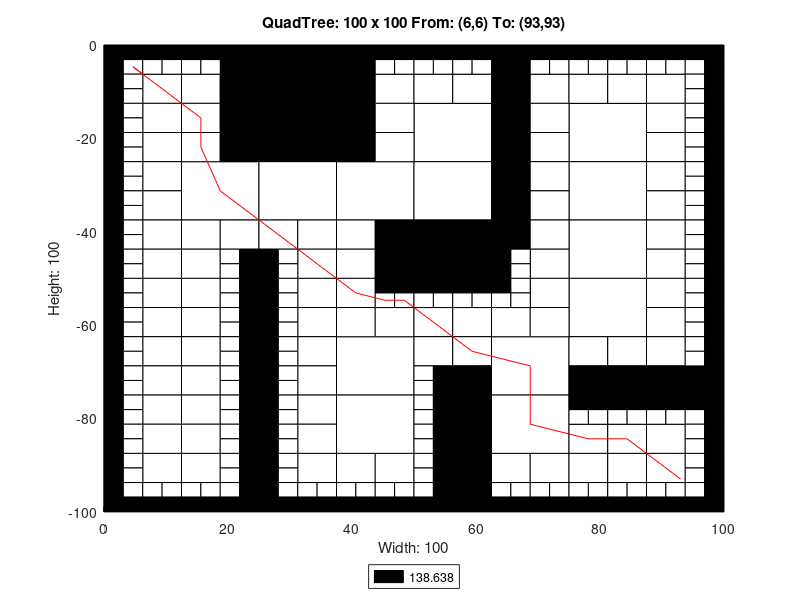

This figure's MATLAB source:
axis([0 100 -100 0]);
title('QuadTree: 100 x 100 From: (6,6) To: (93,93)');
xlabel('Width: 100');
ylabel('Height: 100');
rectangle('Position',[25 -12.5 12.5 12.5], 'FaceColor',[0 0 0]);
rectangle('Position',[25 -25 12.5 12.5], 'FaceColor',[0 0 0]);
rectangle('Position',[12.5 -37.5 12.5 12.5], 'FaceColor',[1 1 1]);
rectangle('Position',[25 -37.5 12.5 12.5], 'FaceColor',[1 1 1]);
rectangle('Position',[37.5 -37.5 12.5 12.5], 'FaceColor',[1 1 1]);
rectangle('Position',[50 -25 12.5 12.5], 'FaceColor',[1 1 1]);
rectangle('Position',[75 -25 12.5 12.5], 'FaceColor',[1 1 1]);
rectangle('Position',[50 -37.5 12.5 12.5], 'FaceColor',[1 1 1]);
rectangle('Position',[50 -50 12.5 12.5], 'FaceColor',[0 0 0]);
rectangle('Position',[75 -37.5 12.5 12.5], 'FaceColor',[1 1 1]);
rectangle('Position',[75 -50 12.5 12.5], 'FaceColor',[1 1 1]);
rectangle('Position',[37.5 -75 12.5 12.5], 'FaceColor',[1 1 1]);
rectangle('Position',[37.5 -87.5 12.5 12.5], 'FaceColor',[1 1 1]);
rectangle('Position',[62.5 -75 12.5 12.5], 'FaceColor',[1 1 1]);
rectangle('Position',[75 -62.5 12.5 12.5], 'FaceColor',[1 1 1]);
rectangle('Position',[62.5 -87.5 12.5 12.5], 'FaceColor',[1 1 1]);
rectangle('Position',[6.25 -12.5 6.25 6.25], 'FaceColor',[1 1 1]);
rectangle('Position',[18.75 -6.25 6.25 6.25], 'FaceColor',[0 0 0]);
rectangle('Position',[12.5 -12.5 6.25 6.25], 'FaceColor',[1 1 1]);
rectangle('Position',[18.75 -12.5 6.25 6.25], 'FaceColor',[0 0 0]);
rectangle('Position',[6.25 -18.75 6.25 6.25], 'FaceColor',[1 1 1]);
rectangle('Position',[6.25 -25 6.25 6.25], 'FaceColor',[1 1 1]);
rectangle('Position',[12.5 -18.75 6.25 6.25], 'FaceColor',[1 1 1]);
rectangle('Position',[18.75 -18.75 6.25 6.25], 'FaceColor',[0 0 0]);
rectangle('Position',[12.5 -25 6.25 6.25], 'FaceColor',[1 1 1]);
rectangle('Position',[18.75 -25 6.25 6.25], 'FaceColor',[0 0 0]);
rectangle('Position',[37.5 -6.25 6.25 6.25], 'FaceColor',[0 0 0]);
rectangle('Position',[37.5 -12.5 6.25 6.25], 'FaceColor',[0 0 0]);
rectangle('Position',[43.75 -12.5 6.25 6.25], 'FaceColor',[1 1 1]);
rectangle('Position',[37.5 -18.75 6.25 6.25], 'FaceColor',[0 0 0]);
rectangle('Position',[43.75 -18.75 6.25 6.25], 'FaceColor',[1 1 1]);
rectangle('Position',[37.5 -25 6.25 6.25], 'FaceColor',[0 0 0]);
rectangle('Position',[43.75 -25 6.25 6.25], 'FaceColor',[1 1 1]);
rectangle('Position',[6.25 -31.25 6.25 6.25], 'FaceColor',[1 1 1]);
rectangle('Position',[6.25 -37.5 6.25 6.25], 'FaceColor',[1 1 1]);
rectangle('Position',[6.25 -43.75 6.25 6.25], 'FaceColor',[1 1 1]);
rectangle('Position',[6.25 -50 6.25 6.25], 'FaceColor',[1 1 1]);
rectangle('Position',[12.5 -43.75 6.25 6.25], 'FaceColor',[1 1 1]);
rectangle('Position',[18.75 -43.75 6.25 6.25], 'FaceColor',[1 1 1]);
rectangle('Position',[12.5 -50 6.25 6.25], 'FaceColor',[1 1 1]);
rectangle('Position',[25 -43.75 6.25 6.25], 'FaceColor',[1 1 1]);
rectangle('Position',[31.25 -43.75 6.25 6.25], 'FaceColor',[1 1 1]);
rectangle('Position',[31.25 -50 6.25 6.25], 'FaceColor',[1 1 1]);
rectangle('Position',[37.5 -43.75 6.25 6.25], 'FaceColor',[1 1 1]);
rectangle('Position',[43.75 -43.75 6.25 6.25], 'FaceColor',[0 0 0]);
rectangle('Position',[37.5 -50 6.25 6.25], 'FaceColor',[1 1 1]);
rectangle('Position',[43.75 -50 6.25 6.25], 'FaceColor',[0 0 0]);
rectangle('Position',[50 -12.5 6.25 6.25], 'FaceColor',[1 1 1]);
rectangle('Position',[56.25 -12.5 6.25 6.25], 'FaceColor',[1 1 1]);
rectangle('Position',[62.5 -6.25 6.25 6.25], 'FaceColor',[0 0 0]);
rectangle('Position',[62.5 -12.5 6.25 6.25], 'FaceColor',[0 0 0]);
rectangle('Position',[68.75 -12.5 6.25 6.25], 'FaceColor',[1 1 1]);
rectangle('Position',[62.5 -18.75 6.25 6.25], 'FaceColor',[0 0 0]);
rectangle('Position',[68.75 -18.75 6.25 6.25], 'FaceColor',[1 1 1]);
rectangle('Position',[62.5 -25 6.25 6.25], 'FaceColor',[0 0 0]);
rectangle('Position',[68.75 -25 6.25 6.25], 'FaceColor',[1 1 1]);
rectangle('Position',[75 -12.5 6.25 6.25], 'FaceColor',[1 1 1]);
rectangle('Position',[81.25 -12.5 6.25 6.25], 'FaceColor',[1 1 1]);
rectangle('Position',[87.5 -12.5 6.25 6.25], 'FaceColor',[1 1 1]);
rectangle('Position',[87.5 -18.75 6.25 6.25], 'FaceColor',[1 1 1]);
rectangle('Position',[87.5 -25 6.25 6.25], 'FaceColor',[1 1 1]);
rectangle('Position',[62.5 -31.25 6.25 6.25], 'FaceColor',[0 0 0]);
rectangle('Position',[68.75 -31.25 6.25 6.25], 'FaceColor',[1 1 1]);
rectangle('Position',[62.5 -37.5 6.25 6.25], 'FaceColor',[0 0 0]);
rectangle('Position',[68.75 -37.5 6.25 6.25], 'FaceColor',[1 1 1]);
rectangle('Position',[62.5 -43.75 6.25 6.25], 'FaceColor',[0 0 0]);
rectangle('Position',[68.75 -43.75 6.25 6.25], 'FaceColor',[1 1 1]);
rectangle('Position',[68.75 -50 6.25 6.25], 'FaceColor',[1 1 1]);
rectangle('Position',[87.5 -31.25 6.25 6.25], 'FaceColor',[1 1 1]);
rectangle('Position',[87.5 -37.5 6.25 6.25], 'FaceColor',[1 1 1]);
rectangle('Position',[87.5 -43.75 6.25 6.25], 'FaceColor',[1 1 1]);
rectangle('Position',[87.5 -50 6.25 6.25], 'FaceColor',[1 1 1]);
rectangle('Position',[6.25 -56.25 6.25 6.25], 'FaceColor',[1 1 1]);
rectangle('Position',[6.25 -62.5 6.25 6.25], 'FaceColor',[1 1 1]);
rectangle('Position',[12.5 -56.25 6.25 6.25], 'FaceColor',[1 1 1]);
rectangle('Position',[12.5 -62.5 6.25 6.25], 'FaceColor',[1 1 1]);
rectangle('Position',[6.25 -68.75 6.25 6.25], 'FaceColor',[1 1 1]);
rectangle('Position',[6.25 -75 6.25 6.25], 'FaceColor',[1 1 1]);
rectangle('Position',[12.5 -68.75 6.25 6.25], 'FaceColor',[1 1 1]);
rectangle('Position',[12.5 -75 6.25 6.25], 'FaceColor',[1 1 1]);
rectangle('Position',[31.25 -56.25 6.25 6.25], 'FaceColor',[1 1 1]);
rectangle('Position',[31.25 -62.5 6.25 6.25], 'FaceColor',[1 1 1]);
rectangle('Position',[37.5 -56.25 6.25 6.25], 'FaceColor',[1 1 1]);
rectangle('Position',[37.5 -62.5 6.25 6.25], 'FaceColor',[1 1 1]);
rectangle('Position',[43.75 -62.5 6.25 6.25], 'FaceColor',[1 1 1]);
rectangle('Position',[31.25 -68.75 6.25 6.25], 'FaceColor',[1 1 1]);
rectangle('Position',[31.25 -75 6.25 6.25], 'FaceColor',[1 1 1]);
rectangle('Position',[6.25 -81.25 6.25 6.25], 'FaceColor',[1 1 1]);
rectangle('Position',[6.25 -87.5 6.25 6.25], 'FaceColor',[1 1 1]);
rectangle('Position',[12.5 -81.25 6.25 6.25], 'FaceColor',[1 1 1]);
rectangle('Position',[12.5 -87.5 6.25 6.25], 'FaceColor',[1 1 1]);
rectangle('Position',[6.25 -93.75 6.25 6.25], 'FaceColor',[1 1 1]);
rectangle('Position',[12.5 -93.75 6.25 6.25], 'FaceColor',[1 1 1]);
rectangle('Position',[31.25 -81.25 6.25 6.25], 'FaceColor',[1 1 1]);
rectangle('Position',[31.25 -87.5 6.25 6.25], 'FaceColor',[1 1 1]);
rectangle('Position',[31.25 -93.75 6.25 6.25], 'FaceColor',[1 1 1]);
rectangle('Position',[37.5 -93.75 6.25 6.25], 'FaceColor',[1 1 1]);
rectangle('Position',[43.75 -93.75 6.25 6.25], 'FaceColor',[1 1 1]);
rectangle('Position',[50 -62.5 6.25 6.25], 'FaceColor',[1 1 1]);
rectangle('Position',[56.25 -62.5 6.25 6.25], 'FaceColor',[1 1 1]);
rectangle('Position',[68.75 -56.25 6.25 6.25], 'FaceColor',[1 1 1]);
rectangle('Position',[62.5 -62.5 6.25 6.25], 'FaceColor',[1 1 1]);
rectangle('Position',[68.75 -62.5 6.25 6.25], 'FaceColor',[1 1 1]);
rectangle('Position',[50 -68.75 6.25 6.25], 'FaceColor',[1 1 1]);
rectangle('Position',[56.25 -68.75 6.25 6.25], 'FaceColor',[1 1 1]);
rectangle('Position',[56.25 -75 6.25 6.25], 'FaceColor',[0 0 0]);
rectangle('Position',[87.5 -56.25 6.25 6.25], 'FaceColor',[1 1 1]);
rectangle('Position',[87.5 -62.5 6.25 6.25], 'FaceColor',[1 1 1]);
rectangle('Position',[75 -68.75 6.25 6.25], 'FaceColor',[1 1 1]);
rectangle('Position',[81.25 -68.75 6.25 6.25], 'FaceColor',[1 1 1]);
rectangle('Position',[75 -75 6.25 6.25], 'FaceColor',[0 0 0]);
rectangle('Position',[81.25 -75 6.25 6.25], 'FaceColor',[0 0 0]);
rectangle('Position',[87.5 -68.75 6.25 6.25], 'FaceColor',[1 1 1]);
rectangle('Position',[87.5 -75 6.25 6.25], 'FaceColor',[0 0 0]);
rectangle('Position',[93.75 -75 6.25 6.25], 'FaceColor',[0 0 0]);
rectangle('Position',[56.25 -81.25 6.25 6.25], 'FaceColor',[0 0 0]);
rectangle('Position',[56.25 -87.5 6.25 6.25], 'FaceColor',[0 0 0]);
rectangle('Position',[56.25 -93.75 6.25 6.25], 'FaceColor',[0 0 0]);
rectangle('Position',[56.25 -100 6.25 6.25], 'FaceColor',[0 0 0]);
rectangle('Position',[62.5 -93.75 6.25 6.25], 'FaceColor',[1 1 1]);
rectangle('Position',[68.75 -93.75 6.25 6.25], 'FaceColor',[1 1 1]);
rectangle('Position',[75 -87.5 6.25 6.25], 'FaceColor',[1 1 1]);
rectangle('Position',[81.25 -87.5 6.25 6.25], 'FaceColor',[1 1 1]);
rectangle('Position',[87.5 -87.5 6.25 6.25], 'FaceColor',[1 1 1]);
rectangle('Position',[75 -93.75 6.25 6.25], 'FaceColor',[1 1 1]);
rectangle('Position',[81.25 -93.75 6.25 6.25], 'FaceColor',[1 1 1]);
rectangle('Position',[87.5 -93.75 6.25 6.25], 'FaceColor',[1 1 1]);
rectangle('Position',[0 -3.125 3.125 3.125], 'FaceColor',[0 0 0]);
rectangle('Position',[3.125 -3.125 3.125 3.125], 'FaceColor',[0 0 0]);
rectangle('Position',[0 -6.25 3.125 3.125], 'FaceColor',[0 0 0]);
rectangle('Position',[3.125 -6.25 3.125 3.125], 'FaceColor',[1 1 1]);
rectangle('Position',[6.25 -3.125 3.125 3.125], 'FaceColor',[0 0 0]);
rectangle('Position',[9.375 -3.125 3.125 3.125], 'FaceColor',[0 0 0]);
rectangle('Position',[6.25 -6.25 3.125 3.125], 'FaceColor',[1 1 1]);
rectangle('Position',[9.375 -6.25 3.125 3.125], 'FaceColor',[1 1 1]);
rectangle('Position',[0 -9.375 3.125 3.125], 'FaceColor',[0 0 0]);
rectangle('Position',[3.125 -9.375 3.125 3.125], 'FaceColor',[1 1 1]);
rectangle('Position',[0 -12.5 3.125 3.125], 'FaceColor',[0 0 0]);
rectangle('Position',[3.125 -12.5 3.125 3.125], 'FaceColor',[1 1 1]);
rectangle('Position',[12.5 -3.125 3.125 3.125], 'FaceColor',[0 0 0]);
rectangle('Position',[15.625 -3.125 3.125 3.125], 'FaceColor',[0 0 0]);
rectangle('Position',[12.5 -6.25 3.125 3.125], 'FaceColor',[1 1 1]);
rectangle('Position',[15.625 -6.25 3.125 3.125], 'FaceColor',[1 1 1]);
rectangle('Position',[0 -15.625 3.125 3.125], 'FaceColor',[0 0 0]);
rectangle('Position',[3.125 -15.625 3.125 3.125], 'FaceColor',[1 1 1]);
rectangle('Position',[0 -18.75 3.125 3.125], 'FaceColor',[0 0 0]);
rectangle('Position',[3.125 -18.75 3.125 3.125], 'FaceColor',[1 1 1]);
rectangle('Position',[0 -21.875 3.125 3.125], 'FaceColor',[0 0 0]);
rectangle('Position',[3.125 -21.875 3.125 3.125], 'FaceColor',[1 1 1]);
rectangle('Position',[0 -25 3.125 3.125], 'FaceColor',[0 0 0]);
rectangle('Position',[3.125 -25 3.125 3.125], 'FaceColor',[1 1 1]);
rectangle('Position',[43.75 -3.125 3.125 3.125], 'FaceColor',[0 0 0]);
rectangle('Position',[46.875 -3.125 3.125 3.125], 'FaceColor',[0 0 0]);
rectangle('Position',[43.75 -6.25 3.125 3.125], 'FaceColor',[1 1 1]);
rectangle('Position',[46.875 -6.25 3.125 3.125], 'FaceColor',[1 1 1]);
rectangle('Position',[0 -28.125 3.125 3.125], 'FaceColor',[0 0 0]);
rectangle('Position',[3.125 -28.125 3.125 3.125], 'FaceColor',[1 1 1]);
rectangle('Position',[0 -31.25 3.125 3.125], 'FaceColor',[0 0 0]);
rectangle('Position',[3.125 -31.25 3.125 3.125], 'FaceColor',[1 1 1]);
rectangle('Position',[0 -34.375 3.125 3.125], 'FaceColor',[0 0 0]);
rectangle('Position',[3.125 -34.375 3.125 3.125], 'FaceColor',[1 1 1]);
rectangle('Position',[0 -37.5 3.125 3.125], 'FaceColor',[0 0 0]);
rectangle('Position',[3.125 -37.5 3.125 3.125], 'FaceColor',[1 1 1]);
rectangle('Position',[0 -40.625 3.125 3.125], 'FaceColor',[0 0 0]);
rectangle('Position',[3.125 -40.625 3.125 3.125], 'FaceColor',[1 1 1]);
rectangle('Position',[0 -43.75 3.125 3.125], 'FaceColor',[0 0 0]);
rectangle('Position',[3.125 -43.75 3.125 3.125], 'FaceColor',[1 1 1]);
rectangle('Position',[0 -46.875 3.125 3.125], 'FaceColor',[0 0 0]);
rectangle('Position',[3.125 -46.875 3.125 3.125], 'FaceColor',[1 1 1]);
rectangle('Position',[0 -50 3.125 3.125], 'FaceColor',[0 0 0]);
rectangle('Position',[3.125 -50 3.125 3.125], 'FaceColor',[1 1 1]);
rectangle('Position',[18.75 -46.875 3.125 3.125], 'FaceColor',[1 1 1]);
rectangle('Position',[21.875 -46.875 3.125 3.125], 'FaceColor',[0 0 0]);
rectangle('Position',[18.75 -50 3.125 3.125], 'FaceColor',[1 1 1]);
rectangle('Position',[21.875 -50 3.125 3.125], 'FaceColor',[0 0 0]);
rectangle('Position',[25 -46.875 3.125 3.125], 'FaceColor',[0 0 0]);
rectangle('Position',[28.125 -46.875 3.125 3.125], 'FaceColor',[1 1 1]);
rectangle('Position',[25 -50 3.125 3.125], 'FaceColor',[0 0 0]);
rectangle('Position',[28.125 -50 3.125 3.125], 'FaceColor',[1 1 1]);
rectangle('Position',[50 -3.125 3.125 3.125], 'FaceColor',[0 0 0]);
rectangle('Position',[53.125 -3.125 3.125 3.125], 'FaceColor',[0 0 0]);
rectangle('Position',[50 -6.25 3.125 3.125], 'FaceColor',[1 1 1]);
rectangle('Position',[53.125 -6.25 3.125 3.125], 'FaceColor',[1 1 1]);
rectangle('Position',[56.25 -3.125 3.125 3.125], 'FaceColor',[0 0 0]);
rectangle('Position',[59.375 -3.125 3.125 3.125], 'FaceColor',[0 0 0]);
rectangle('Position',[56.25 -6.25 3.125 3.125], 'FaceColor',[1 1 1]);
rectangle('Position',[59.375 -6.25 3.125 3.125], 'FaceColor',[1 1 1]);
rectangle('Position',[68.75 -3.125 3.125 3.125], 'FaceColor',[0 0 0]);
rectangle('Position',[71.875 -3.125 3.125 3.125], 'FaceColor',[0 0 0]);
rectangle('Position',[68.75 -6.25 3.125 3.125], 'FaceColor',[1 1 1]);
rectangle('Position',[71.875 -6.25 3.125 3.125], 'FaceColor',[1 1 1]);
rectangle('Position',[75 -3.125 3.125 3.125], 'FaceColor',[0 0 0]);
rectangle('Position',[78.125 -3.125 3.125 3.125], 'FaceColor',[0 0 0]);
rectangle('Position',[75 -6.25 3.125 3.125], 'FaceColor',[1 1 1]);
rectangle('Position',[78.125 -6.25 3.125 3.125], 'FaceColor',[1 1 1]);
rectangle('Position',[81.25 -3.125 3.125 3.125], 'FaceColor',[0 0 0]);
rectangle('Position',[84.375 -3.125 3.125 3.125], 'FaceColor',[0 0 0]);
rectangle('Position',[81.25 -6.25 3.125 3.125], 'FaceColor',[1 1 1]);
rectangle('Position',[84.375 -6.25 3.125 3.125], 'FaceColor',[1 1 1]);
rectangle('Position',[87.5 -3.125 3.125 3.125], 'FaceColor',[0 0 0]);
rectangle('Position',[90.625 -3.125 3.125 3.125], 'FaceColor',[0 0 0]);
rectangle('Position',[87.5 -6.25 3.125 3.125], 'FaceColor',[1 1 1]);
rectangle('Position',[90.625 -6.25 3.125 3.125], 'FaceColor',[1 1 1]);
rectangle('Position',[93.75 -3.125 3.125 3.125], 'FaceColor',[0 0 0]);
rectangle('Position',[96.875 -3.125 3.125 3.125], 'FaceColor',[0 0 0]);
rectangle('Position',[93.75 -6.25 3.125 3.125], 'FaceColor',[1 1 1]);
rectangle('Position',[96.875 -6.25 3.125 3.125], 'FaceColor',[0 0 0]);
rectangle('Position',[93.75 -9.375 3.125 3.125], 'FaceColor',[1 1 1]);
rectangle('Position',[96.875 -9.375 3.125 3.125], 'FaceColor',[0 0 0]);
rectangle('Position',[93.75 -12.5 3.125 3.125], 'FaceColor',[1 1 1]);
rectangle('Position',[96.875 -12.5 3.125 3.125], 'FaceColor',[0 0 0]);
rectangle('Position',[93.75 -15.625 3.125 3.125], 'FaceColor',[1 1 1]);
rectangle('Position',[96.875 -15.625 3.125 3.125], 'FaceColor',[0 0 0]);
rectangle('Position',[93.75 -18.75 3.125 3.125], 'FaceColor',[1 1 1]);
rectangle('Position',[96.875 -18.75 3.125 3.125], 'FaceColor',[0 0 0]);
rectangle('Position',[93.75 -21.875 3.125 3.125], 'FaceColor',[1 1 1]);
rectangle('Position',[96.875 -21.875 3.125 3.125], 'FaceColor',[0 0 0]);
rectangle('Position',[93.75 -25 3.125 3.125], 'FaceColor',[1 1 1]);
rectangle('Position',[96.875 -25 3.125 3.125], 'FaceColor',[0 0 0]);
rectangle('Position',[62.5 -46.875 3.125 3.125], 'FaceColor',[0 0 0]);
rectangle('Position',[65.625 -46.875 3.125 3.125], 'FaceColor',[1 1 1]);
rectangle('Position',[62.5 -50 3.125 3.125], 'FaceColor',[0 0 0]);
rectangle('Position',[65.625 -50 3.125 3.125], 'FaceColor',[1 1 1]);
rectangle('Position',[93.75 -28.125 3.125 3.125], 'FaceColor',[1 1 1]);
rectangle('Position',[96.875 -28.125 3.125 3.125], 'FaceColor',[0 0 0]);
rectangle('Position',[93.75 -31.25 3.125 3.125], 'FaceColor',[1 1 1]);
rectangle('Position',[96.875 -31.25 3.125 3.125], 'FaceColor',[0 0 0]);
rectangle('Position',[93.75 -34.375 3.125 3.125], 'FaceColor',[1 1 1]);
rectangle('Position',[96.875 -34.375 3.125 3.125], 'FaceColor',[0 0 0]);
rectangle('Position',[93.75 -37.5 3.125 3.125], 'FaceColor',[1 1 1]);
rectangle('Position',[96.875 -37.5 3.125 3.125], 'FaceColor',[0 0 0]);
rectangle('Position',[93.75 -40.625 3.125 3.125], 'FaceColor',[1 1 1]);
rectangle('Position',[96.875 -40.625 3.125 3.125], 'FaceColor',[0 0 0]);
rectangle('Position',[93.75 -43.75 3.125 3.125], 'FaceColor',[1 1 1]);
rectangle('Position',[96.875 -43.75 3.125 3.125], 'FaceColor',[0 0 0]);
rectangle('Position',[93.75 -46.875 3.125 3.125], 'FaceColor',[1 1 1]);
rectangle('Position',[96.875 -46.875 3.125 3.125], 'FaceColor',[0 0 0]);
rectangle('Position',[93.75 -50 3.125 3.125], 'FaceColor',[1 1 1]);
rectangle('Position',[96.875 -50 3.125 3.125], 'FaceColor',[0 0 0]);
rectangle('Position',[0 -53.125 3.125 3.125], 'FaceColor',[0 0 0]);
rectangle('Position',[3.125 -53.125 3.125 3.125], 'FaceColor',[1 1 1]);
rectangle('Position',[0 -56.25 3.125 3.125], 'FaceColor',[0 0 0]);
rectangle('Position',[3.125 -56.25 3.125 3.125], 'FaceColor',[1 1 1]);
rectangle('Position',[0 -59.375 3.125 3.125], 'FaceColor',[0 0 0]);
rectangle('Position',[3.125 -59.375 3.125 3.125], 'FaceColor',[1 1 1]);
rectangle('Position',[0 -62.5 3.125 3.125], 'FaceColor',[0 0 0]);
rectangle('Position',[3.125 -62.5 3.125 3.125], 'FaceColor',[1 1 1]);
rectangle('Position',[18.75 -53.125 3.125 3.125], 'FaceColor',[1 1 1]);
rectangle('Position',[21.875 -53.125 3.125 3.125], 'FaceColor',[0 0 0]);
rectangle('Position',[18.75 -56.25 3.125 3.125], 'FaceColor',[1 1 1]);
rectangle('Position',[21.875 -56.25 3.125 3.125], 'FaceColor',[0 0 0]);
rectangle('Position',[18.75 -59.375 3.125 3.125], 'FaceColor',[1 1 1]);
rectangle('Position',[21.875 -59.375 3.125 3.125], 'FaceColor',[0 0 0]);
rectangle('Position',[18.75 -62.5 3.125 3.125], 'FaceColor',[1 1 1]);
rectangle('Position',[21.875 -62.5 3.125 3.125], 'FaceColor',[0 0 0]);
rectangle('Position',[0 -65.625 3.125 3.125], 'FaceColor',[0 0 0]);
rectangle('Position',[3.125 -65.625 3.125 3.125], 'FaceColor',[1 1 1]);
rectangle('Position',[0 -68.75 3.125 3.125], 'FaceColor',[0 0 0]);
rectangle('Position',[3.125 -68.75 3.125 3.125], 'FaceColor',[1 1 1]);
rectangle('Position',[0 -71.875 3.125 3.125], 'FaceColor',[0 0 0]);
rectangle('Position',[3.125 -71.875 3.125 3.125], 'FaceColor',[1 1 1]);
rectangle('Position',[0 -75 3.125 3.125], 'FaceColor',[0 0 0]);
rectangle('Position',[3.125 -75 3.125 3.125], 'FaceColor',[1 1 1]);
rectangle('Position',[18.75 -65.625 3.125 3.125], 'FaceColor',[1 1 1]);
rectangle('Position',[21.875 -65.625 3.125 3.125], 'FaceColor',[0 0 0]);
rectangle('Position',[18.75 -68.75 3.125 3.125], 'FaceColor',[1 1 1]);
rectangle('Position',[21.875 -68.75 3.125 3.125], 'FaceColor',[0 0 0]);
rectangle('Position',[18.75 -71.875 3.125 3.125], 'FaceColor',[1 1 1]);
rectangle('Position',[21.875 -71.875 3.125 3.125], 'FaceColor',[0 0 0]);
rectangle('Position',[18.75 -75 3.125 3.125], 'FaceColor',[1 1 1]);
rectangle('Position',[21.875 -75 3.125 3.125], 'FaceColor',[0 0 0]);
rectangle('Position',[25 -53.125 3.125 3.125], 'FaceColor',[0 0 0]);
rectangle('Position',[28.125 -53.125 3.125 3.125], 'FaceColor',[1 1 1]);
rectangle('Position',[25 -56.25 3.125 3.125], 'FaceColor',[0 0 0]);
rectangle('Position',[28.125 -56.25 3.125 3.125], 'FaceColor',[1 1 1]);
rectangle('Position',[25 -59.375 3.125 3.125], 'FaceColor',[0 0 0]);
rectangle('Position',[28.125 -59.375 3.125 3.125], 'FaceColor',[1 1 1]);
rectangle('Position',[25 -62.5 3.125 3.125], 'FaceColor',[0 0 0]);
rectangle('Position',[28.125 -62.5 3.125 3.125], 'FaceColor',[1 1 1]);
rectangle('Position',[43.75 -53.125 3.125 3.125], 'FaceColor',[0 0 0]);
rectangle('Position',[46.875 -53.125 3.125 3.125], 'FaceColor',[0 0 0]);
rectangle('Position',[43.75 -56.25 3.125 3.125], 'FaceColor',[1 1 1]);
rectangle('Position',[46.875 -56.25 3.125 3.125], 'FaceColor',[1 1 1]);
rectangle('Position',[25 -65.625 3.125 3.125], 'FaceColor',[0 0 0]);
rectangle('Position',[28.125 -65.625 3.125 3.125], 'FaceColor',[1 1 1]);
rectangle('Position',[25 -68.75 3.125 3.125], 'FaceColor',[0 0 0]);
rectangle('Position',[28.125 -68.75 3.125 3.125], 'FaceColor',[1 1 1]);
rectangle('Position',[25 -71.875 3.125 3.125], 'FaceColor',[0 0 0]);
rectangle('Position',[28.125 -71.875 3.125 3.125], 'FaceColor',[1 1 1]);
rectangle('Position',[25 -75 3.125 3.125], 'FaceColor',[0 0 0]);
rectangle('Position',[28.125 -75 3.125 3.125], 'FaceColor',[1 1 1]);
rectangle('Position',[0 -78.125 3.125 3.125], 'FaceColor',[0 0 0]);
rectangle('Position',[3.125 -78.125 3.125 3.125], 'FaceColor',[1 1 1]);
rectangle('Position',[0 -81.25 3.125 3.125], 'FaceColor',[0 0 0]);
rectangle('Position',[3.125 -81.25 3.125 3.125], 'FaceColor',[1 1 1]);
rectangle('Position',[0 -84.375 3.125 3.125], 'FaceColor',[0 0 0]);
rectangle('Position',[3.125 -84.375 3.125 3.125], 'FaceColor',[1 1 1]);
rectangle('Position',[0 -87.5 3.125 3.125], 'FaceColor',[0 0 0]);
rectangle('Position',[3.125 -87.5 3.125 3.125], 'FaceColor',[1 1 1]);
rectangle('Position',[18.75 -78.125 3.125 3.125], 'FaceColor',[1 1 1]);
rectangle('Position',[21.875 -78.125 3.125 3.125], 'FaceColor',[0 0 0]);
rectangle('Position',[18.75 -81.25 3.125 3.125], 'FaceColor',[1 1 1]);
rectangle('Position',[21.875 -81.25 3.125 3.125], 'FaceColor',[0 0 0]);
rectangle('Position',[18.75 -84.375 3.125 3.125], 'FaceColor',[1 1 1]);
rectangle('Position',[21.875 -84.375 3.125 3.125], 'FaceColor',[0 0 0]);
rectangle('Position',[18.75 -87.5 3.125 3.125], 'FaceColor',[1 1 1]);
rectangle('Position',[21.875 -87.5 3.125 3.125], 'FaceColor',[0 0 0]);
rectangle('Position',[0 -90.625 3.125 3.125], 'FaceColor',[0 0 0]);
rectangle('Position',[3.125 -90.625 3.125 3.125], 'FaceColor',[1 1 1]);
rectangle('Position',[0 -93.75 3.125 3.125], 'FaceColor',[0 0 0]);
rectangle('Position',[3.125 -93.75 3.125 3.125], 'FaceColor',[1 1 1]);
rectangle('Position',[0 -96.875 3.125 3.125], 'FaceColor',[0 0 0]);
rectangle('Position',[3.125 -96.875 3.125 3.125], 'FaceColor',[1 1 1]);
rectangle('Position',[0 -100 3.125 3.125], 'FaceColor',[0 0 0]);
rectangle('Position',[3.125 -100 3.125 3.125], 'FaceColor',[0 0 0]);
rectangle('Position',[6.25 -96.875 3.125 3.125], 'FaceColor',[1 1 1]);
rectangle('Position',[9.375 -96.875 3.125 3.125], 'FaceColor',[1 1 1]);
rectangle('Position',[6.25 -100 3.125 3.125], 'FaceColor',[0 0 0]);
rectangle('Position',[9.375 -100 3.125 3.125], 'FaceColor',[0 0 0]);
rectangle('Position',[18.75 -90.625 3.125 3.125], 'FaceColor',[1 1 1]);
rectangle('Position',[21.875 -90.625 3.125 3.125], 'FaceColor',[0 0 0]);
rectangle('Position',[18.75 -93.75 3.125 3.125], 'FaceColor',[1 1 1]);
rectangle('Position',[21.875 -93.75 3.125 3.125], 'FaceColor',[0 0 0]);
rectangle('Position',[12.5 -96.875 3.125 3.125], 'FaceColor',[1 1 1]);
rectangle('Position',[15.625 -96.875 3.125 3.125], 'FaceColor',[1 1 1]);
rectangle('Position',[12.5 -100 3.125 3.125], 'FaceColor',[0 0 0]);
rectangle('Position',[15.625 -100 3.125 3.125], 'FaceColor',[0 0 0]);
rectangle('Position',[18.75 -96.875 3.125 3.125], 'FaceColor',[1 1 1]);
rectangle('Position',[21.875 -96.875 3.125 3.125], 'FaceColor',[0 0 0]);
rectangle('Position',[18.75 -100 3.125 3.125], 'FaceColor',[0 0 0]);
rectangle('Position',[21.875 -100 3.125 3.125], 'FaceColor',[0 0 0]);
rectangle('Position',[25 -78.125 3.125 3.125], 'FaceColor',[0 0 0]);
rectangle('Position',[28.125 -78.125 3.125 3.125], 'FaceColor',[1 1 1]);
rectangle('Position',[25 -81.25 3.125 3.125], 'FaceColor',[0 0 0]);
rectangle('Position',[28.125 -81.25 3.125 3.125], 'FaceColor',[1 1 1]);
rectangle('Position',[25 -84.375 3.125 3.125], 'FaceColor',[0 0 0]);
rectangle('Position',[28.125 -84.375 3.125 3.125], 'FaceColor',[1 1 1]);
rectangle('Position',[25 -87.5 3.125 3.125], 'FaceColor',[0 0 0]);
rectangle('Position',[28.125 -87.5 3.125 3.125], 'FaceColor',[1 1 1]);
rectangle('Position',[25 -90.625 3.125 3.125], 'FaceColor',[0 0 0]);
rectangle('Position',[28.125 -90.625 3.125 3.125], 'FaceColor',[1 1 1]);
rectangle('Position',[25 -93.75 3.125 3.125], 'FaceColor',[0 0 0]);
rectangle('Position',[28.125 -93.75 3.125 3.125], 'FaceColor',[1 1 1]);
rectangle('Position',[25 -96.875 3.125 3.125], 'FaceColor',[0 0 0]);
rectangle('Position',[28.125 -96.875 3.125 3.125], 'FaceColor',[1 1 1]);
rectangle('Position',[25 -100 3.125 3.125], 'FaceColor',[0 0 0]);
rectangle('Position',[28.125 -100 3.125 3.125], 'FaceColor',[0 0 0]);
rectangle('Position',[31.25 -96.875 3.125 3.125], 'FaceColor',[1 1 1]);
rectangle('Position',[34.375 -96.875 3.125 3.125], 'FaceColor',[1 1 1]);
rectangle('Position',[31.25 -100 3.125 3.125], 'FaceColor',[0 0 0]);
rectangle('Position',[34.375 -100 3.125 3.125], 'FaceColor',[0 0 0]);
rectangle('Position',[37.5 -96.875 3.125 3.125], 'FaceColor',[1 1 1]);
rectangle('Position',[40.625 -96.875 3.125 3.125], 'FaceColor',[1 1 1]);
rectangle('Position',[37.5 -100 3.125 3.125], 'FaceColor',[0 0 0]);
rectangle('Position',[40.625 -100 3.125 3.125], 'FaceColor',[0 0 0]);
rectangle('Position',[43.75 -96.875 3.125 3.125], 'FaceColor',[1 1 1]);
rectangle('Position',[46.875 -96.875 3.125 3.125], 'FaceColor',[1 1 1]);
rectangle('Position',[43.75 -100 3.125 3.125], 'FaceColor',[0 0 0]);
rectangle('Position',[46.875 -100 3.125 3.125], 'FaceColor',[0 0 0]);
rectangle('Position',[50 -53.125 3.125 3.125], 'FaceColor',[0 0 0]);
rectangle('Position',[53.125 -53.125 3.125 3.125], 'FaceColor',[0 0 0]);
rectangle('Position',[50 -56.25 3.125 3.125], 'FaceColor',[1 1 1]);
rectangle('Position',[53.125 -56.25 3.125 3.125], 'FaceColor',[1 1 1]);
rectangle('Position',[56.25 -53.125 3.125 3.125], 'FaceColor',[0 0 0]);
rectangle('Position',[59.375 -53.125 3.125 3.125], 'FaceColor',[0 0 0]);
rectangle('Position',[56.25 -56.25 3.125 3.125], 'FaceColor',[1 1 1]);
rectangle('Position',[59.375 -56.25 3.125 3.125], 'FaceColor',[1 1 1]);
rectangle('Position',[62.5 -53.125 3.125 3.125], 'FaceColor',[0 0 0]);
rectangle('Position',[65.625 -53.125 3.125 3.125], 'FaceColor',[1 1 1]);
rectangle('Position',[62.5 -56.25 3.125 3.125], 'FaceColor',[1 1 1]);
rectangle('Position',[65.625 -56.25 3.125 3.125], 'FaceColor',[1 1 1]);
rectangle('Position',[50 -71.875 3.125 3.125], 'FaceColor',[1 1 1]);
rectangle('Position',[53.125 -71.875 3.125 3.125], 'FaceColor',[0 0 0]);
rectangle('Position',[50 -75 3.125 3.125], 'FaceColor',[1 1 1]);
rectangle('Position',[53.125 -75 3.125 3.125], 'FaceColor',[0 0 0]);
rectangle('Position',[93.75 -53.125 3.125 3.125], 'FaceColor',[1 1 1]);
rectangle('Position',[96.875 -53.125 3.125 3.125], 'FaceColor',[0 0 0]);
rectangle('Position',[93.75 -56.25 3.125 3.125], 'FaceColor',[1 1 1]);
rectangle('Position',[96.875 -56.25 3.125 3.125], 'FaceColor',[0 0 0]);
rectangle('Position',[93.75 -59.375 3.125 3.125], 'FaceColor',[1 1 1]);
rectangle('Position',[96.875 -59.375 3.125 3.125], 'FaceColor',[0 0 0]);
rectangle('Position',[93.75 -62.5 3.125 3.125], 'FaceColor',[1 1 1]);
rectangle('Position',[96.875 -62.5 3.125 3.125], 'FaceColor',[0 0 0]);
rectangle('Position',[93.75 -65.625 3.125 3.125], 'FaceColor',[1 1 1]);
rectangle('Position',[96.875 -65.625 3.125 3.125], 'FaceColor',[0 0 0]);
rectangle('Position',[93.75 -68.75 3.125 3.125], 'FaceColor',[1 1 1]);
rectangle('Position',[96.875 -68.75 3.125 3.125], 'FaceColor',[0 0 0]);
rectangle('Position',[50 -78.125 3.125 3.125], 'FaceColor',[1 1 1]);
rectangle('Position',[53.125 -78.125 3.125 3.125], 'FaceColor',[0 0 0]);
rectangle('Position',[50 -81.25 3.125 3.125], 'FaceColor',[1 1 1]);
rectangle('Position',[53.125 -81.25 3.125 3.125], 'FaceColor',[0 0 0]);
rectangle('Position',[50 -84.375 3.125 3.125], 'FaceColor',[1 1 1]);
rectangle('Position',[53.125 -84.375 3.125 3.125], 'FaceColor',[0 0 0]);
rectangle('Position',[50 -87.5 3.125 3.125], 'FaceColor',[1 1 1]);
rectangle('Position',[53.125 -87.5 3.125 3.125], 'FaceColor',[0 0 0]);
rectangle('Position',[50 -90.625 3.125 3.125], 'FaceColor',[1 1 1]);
rectangle('Position',[53.125 -90.625 3.125 3.125], 'FaceColor',[0 0 0]);
rectangle('Position',[50 -93.75 3.125 3.125], 'FaceColor',[1 1 1]);
rectangle('Position',[53.125 -93.75 3.125 3.125], 'FaceColor',[0 0 0]);
rectangle('Position',[50 -96.875 3.125 3.125], 'FaceColor',[1 1 1]);
rectangle('Position',[53.125 -96.875 3.125 3.125], 'FaceColor',[0 0 0]);
rectangle('Position',[50 -100 3.125 3.125], 'FaceColor',[0 0 0]);
rectangle('Position',[53.125 -100 3.125 3.125], 'FaceColor',[0 0 0]);
rectangle('Position',[62.5 -96.875 3.125 3.125], 'FaceColor',[1 1 1]);
rectangle('Position',[65.625 -96.875 3.125 3.125], 'FaceColor',[1 1 1]);
rectangle('Position',[62.5 -100 3.125 3.125], 'FaceColor',[0 0 0]);
rectangle('Position',[65.625 -100 3.125 3.125], 'FaceColor',[0 0 0]);
rectangle('Position',[68.75 -96.875 3.125 3.125], 'FaceColor',[1 1 1]);
rectangle('Position',[71.875 -96.875 3.125 3.125], 'FaceColor',[1 1 1]);
rectangle('Position',[68.75 -100 3.125 3.125], 'FaceColor',[0 0 0]);
rectangle('Position',[71.875 -100 3.125 3.125], 'FaceColor',[0 0 0]);
rectangle('Position',[75 -78.125 3.125 3.125], 'FaceColor',[0 0 0]);
rectangle('Position',[78.125 -78.125 3.125 3.125], 'FaceColor',[0 0 0]);
rectangle('Position',[75 -81.25 3.125 3.125], 'FaceColor',[1 1 1]);
rectangle('Position',[78.125 -81.25 3.125 3.125], 'FaceColor',[1 1 1]);
rectangle('Position',[81.25 -78.125 3.125 3.125], 'FaceColor',[0 0 0]);
rectangle('Position',[84.375 -78.125 3.125 3.125], 'FaceColor',[0 0 0]);
rectangle('Position',[81.25 -81.25 3.125 3.125], 'FaceColor',[1 1 1]);
rectangle('Position',[84.375 -81.25 3.125 3.125], 'FaceColor',[1 1 1]);
rectangle('Position',[87.5 -78.125 3.125 3.125], 'FaceColor',[0 0 0]);
rectangle('Position',[90.625 -78.125 3.125 3.125], 'FaceColor',[0 0 0]);
rectangle('Position',[87.5 -81.25 3.125 3.125], 'FaceColor',[1 1 1]);
rectangle('Position',[90.625 -81.25 3.125 3.125], 'FaceColor',[1 1 1]);
rectangle('Position',[93.75 -78.125 3.125 3.125], 'FaceColor',[0 0 0]);
rectangle('Position',[96.875 -78.125 3.125 3.125], 'FaceColor',[0 0 0]);
rectangle('Position',[93.75 -81.25 3.125 3.125], 'FaceColor',[1 1 1]);
rectangle('Position',[96.875 -81.25 3.125 3.125], 'FaceColor',[0 0 0]);
rectangle('Position',[93.75 -84.375 3.125 3.125], 'FaceColor',[1 1 1]);
rectangle('Position',[96.875 -84.375 3.125 3.125], 'FaceColor',[0 0 0]);
rectangle('Position',[93.75 -87.5 3.125 3.125], 'FaceColor',[1 1 1]);
rectangle('Position',[96.875 -87.5 3.125 3.125], 'FaceColor',[0 0 0]);
rectangle('Position',[75 -96.875 3.125 3.125], 'FaceColor',[1 1 1]);
rectangle('Position',[78.125 -96.875 3.125 3.125], 'FaceColor',[1 1 1]);
rectangle('Position',[75 -100 3.125 3.125], 'FaceColor',[0 0 0]);
rectangle('Position',[78.125 -100 3.125 3.125], 'FaceColor',[0 0 0]);
rectangle('Position',[81.25 -96.875 3.125 3.125], 'FaceColor',[1 1 1]);
rectangle('Position',[84.375 -96.875 3.125 3.125], 'FaceColor',[1 1 1]);
rectangle('Position',[81.25 -100 3.125 3.125], 'FaceColor',[0 0 0]);
rectangle('Position',[84.375 -100 3.125 3.125], 'FaceColor',[0 0 0]);
rectangle('Position',[93.75 -90.625 3.125 3.125], 'FaceColor',[1 1 1]);
rectangle('Position',[96.875 -90.625 3.125 3.125], 'FaceColor',[0 0 0]);
rectangle('Position',[93.75 -93.75 3.125 3.125], 'FaceColor',[1 1 1]);
rectangle('Position',[96.875 -93.75 3.125 3.125], 'FaceColor',[0 0 0]);
rectangle('Position',[87.5 -96.875 3.125 3.125], 'FaceColor',[1 1 1]);
rectangle('Position',[90.625 -96.875 3.125 3.125], 'FaceColor',[1 1 1]);
rectangle('Position',[87.5 -100 3.125 3.125], 'FaceColor',[0 0 0]);
rectangle('Position',[90.625 -100 3.125 3.125], 'FaceColor',[0 0 0]);
rectangle('Position',[93.75 -96.875 3.125 3.125], 'FaceColor',[1 1 1]);
rectangle('Position',[96.875 -96.875 3.125 3.125], 'FaceColor',[0 0 0]);
rectangle('Position',[93.75 -100 3.125 3.125], 'FaceColor',[0 0 0]);
rectangle('Position',[96.875 -100 3.125 3.125], 'FaceColor',[0 0 0]);
X=[93,90.625,84.375,78.125,68.75,68.75,59.375,53.125,48.4375,45.3125,40.625,34.375,28.125,18.75,15.625,15.625,9.375,4.6875,6];
Y=[-93,-90.625,-84.375,-84.375,-81.25,-68.75,-65.625,-59.375,-54.6875,-54.6875,-53.125,-46.875,-40.625,-31.25,-21.875,-15.625,-9.375,-4.6875,-6];
hold on;
plot(X,Y,'r');
legend('138.638','Location','southoutside');
